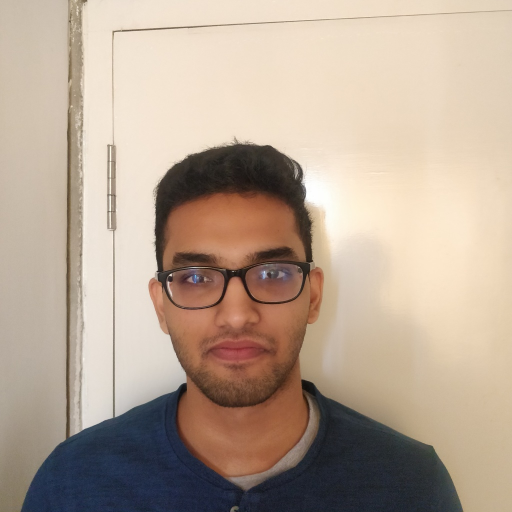
#> input picture AVR_data/Aadhithya/Aadhit_CI_06.jpg, 1024 x 1024 px (shown at 1/2 size); its folder holds 3 pictures in this run
$ jupyter execute --allow-errors FR_PCA.ipynb
#> lines starting #> are read from the running program, lines starting #| are printed output that depends on the picture
[cell 1]
from matplotlib import pyplot as plt
from numpy import linalg as LA
import random
import numpy as np
import pandas as pd
import os
import cv2

[cell 2]
def train_split(l,train_percent):
    random.seed(2019)
    random.shuffle(l)
    cut = int(len(l)*train_percent)
    return l[:cut],l[cut:]

[cell 3]
data_path ="./../AVR_data/"
folder_path = os.listdir(data_path)
folder_path = [data_path+x for x in folder_path]
train_image_names = []
test_image_names = []

for path in folder_path:
    image_names = os.listdir(path)
    image_names = [path +"/"+x for x in image_names ]
    tra,tes = train_split(image_names,0.8)
    train_image_names=train_image_names + tra
    test_image_names=test_image_names +tes
#> pass 2 of the loop `for path in folder_path:`:

# train_image_names

[cell 4]
train_paths,test_paths  = train_image_names , test_image_names
image_paths = train_paths

[cell 5]
# [14 lines of commented-out code are left out]

[cell 6]
all_images = []
for i in image_paths:
    img = cv2.imread(i,0)
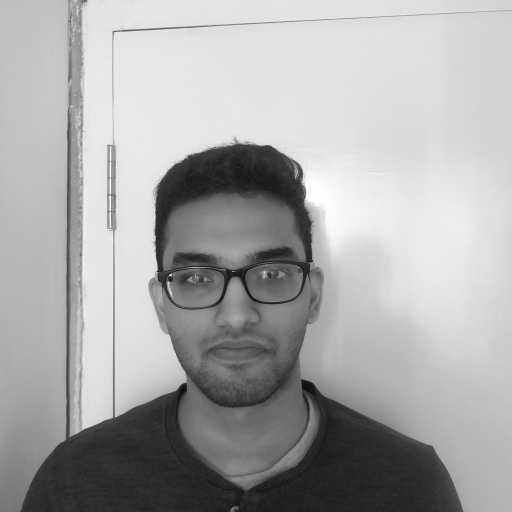
#> img: shape (1024, 1024) (shown at 1/2 size); min 11, max 255, mean 168.4
    img = cv2.resize(img,(256,256),interpolation = cv2.INTER_CUBIC)
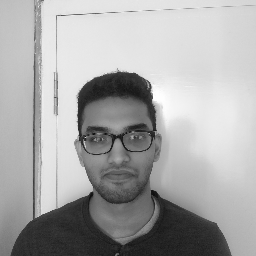
#> img: shape (256, 256); min 12, max 255, mean 168.4
    all_images.append(img.reshape((256*256)))
#> pass 2 of the loop `for i in image_paths:`:
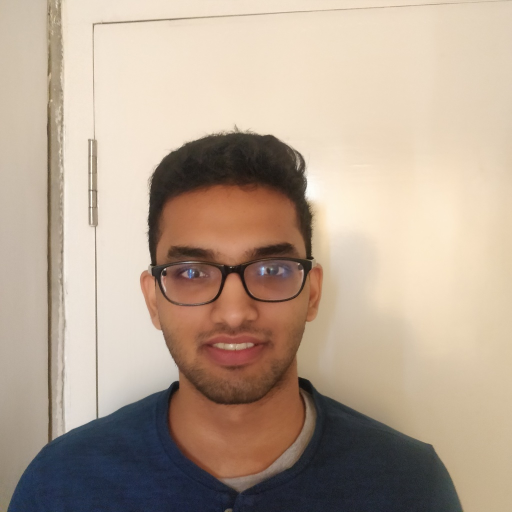
#> input picture AVR_data/Aadhithya/Aadhit_CI_07.jpg, 1024 x 1024 px (shown at 1/2 size)
#> `img = cv2.imread(i,0)`:
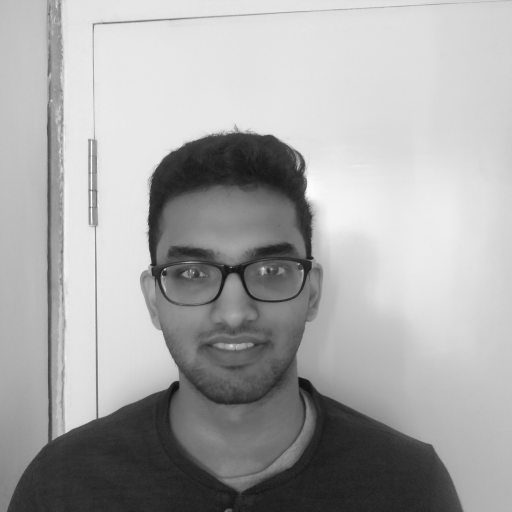
#> img: shape (1024, 1024) (shown at 1/2 size); min 14, max 255, mean 167.4
#> `img = cv2.resize(img,(256,256),interpolation = cv2.INTER_CUBIC)`:
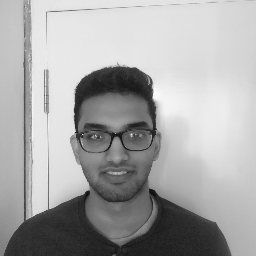
#> img: shape (256, 256); min 16, max 252, mean 167.5

[cell 7]
all_images = np.array(all_images)

[cell 8]
all_images.shape
#> Out = (2, 65536)

[cell 9]
mean_image = np.zeros(all_images.shape[1])
for i in range(0,all_images.shape[0]):
    mean_image += all_images[i]
mean_image = mean_image / (all_images.shape[0])

[cell 10]
mean_shifted_images = []
for i in range(0,all_images.shape[0]):
    mean_shifted_images.append(all_images[i] - mean_image)
#> after the loop, mean_shifted_images = 2 items

mean_shifted_images = np.array(mean_shifted_images)
mean_shifted_images_transpose = mean_shifted_images.transpose()
#> mean_shifted_images_transpose = 65536 pairs, first value -83 to 98, second value -98 to 83

[cell 11]
Covariance_matrix = np.cov(mean_shifted_images)
#> Covariance_matrix = [[195.5, -195.5], [-195.5, 195.5]]
Covariance_matrix.shape
#> Out = (2, 2)

[cell 12]
eigen_values, eigen_vectors = np.linalg.eig(Covariance_matrix)
#> eigen_values = [391.1, -5.68e-14]; eigen_vectors = [[0.707, 0.707], [-0.707, 0.707]]
#> (the rest of this cell did not finish here and is left out)

[cell 13]
eigen_space = np.matmul(mean_shifted_images_transpose,eigen_vectors)
#> eigen_space = 65536 pairs, first value -117.4 to 138.6, second value -1.42e-14 to 1.42e-14
eigen_space_transpose = eigen_space.transpose()
